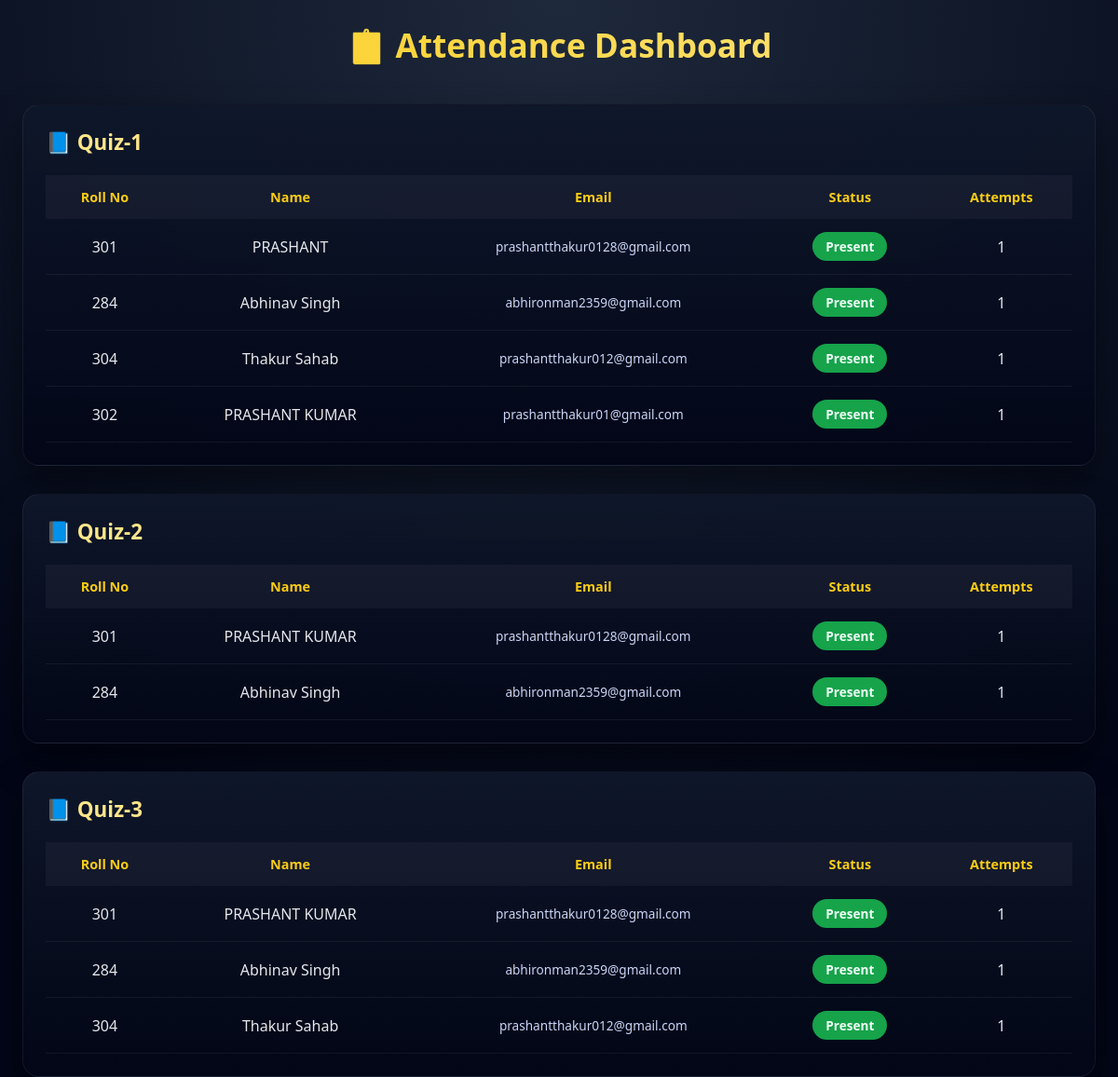
/attendance/ (signed in), run on an earlier commit of the app's database.
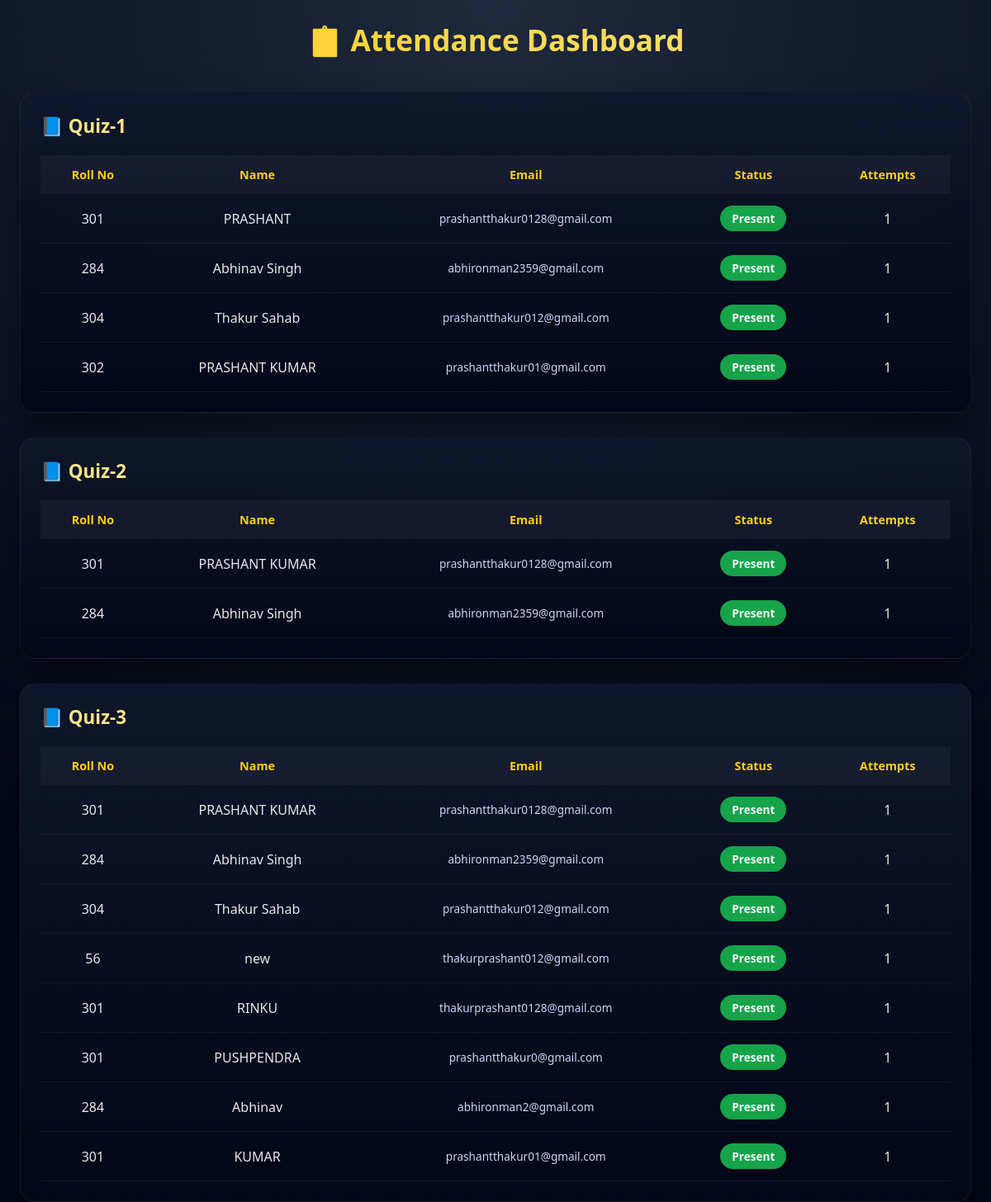
And on a later commit of the database.
### app/models.py (models this page shows, shortened)
class Quiz(models.Model):
    teacher = models.ForeignKey(settings.AUTH_USER_MODEL, on_delete=models.CASCADE)
    title = models.CharField(max_length=200)
    subject = models.CharField(max_length=100)
    description = models.TextField(blank=True, null=True)
    quiz_code = models.UUIDField(default=uuid.uuid4, unique=True, editable=False)
    time_limit = models.IntegerField(help_text="Time in minutes", null=True, blank=True)
    created_at = models.DateTimeField(auto_now_add=True)
    password = models.CharField(max_length=50, blank=True, null=True)
    num_of_qus = models.IntegerField()
    review_on = models.BooleanField(default=False)

class QuizAttempt(models.Model):
    quiz = models.ForeignKey(Quiz, on_delete=models.CASCADE, related_name='attempts')
    student_name = models.CharField(max_length=100)
    email = models.EmailField()
    roll_number = models.CharField(max_length=20)
    started_at = models.DateTimeField(auto_now_add=True)
    end_time = models.DateTimeField(null=True, blank=True)
    completed_at = models.DateTimeField(null=True, blank=True)
    score = models.IntegerField(null=True, blank=True)
    class Meta:
        unique_together = ['quiz', 'email']

### app/views.py (the view)
# urls.py: path('attendance/', views.attendance_dashboard, name='attendance_dashboard'),
@login_required
def attendance_dashboard(request):
    quizzes = Quiz.objects.filter(teacher=request.user)
    attendance_data = []
    for quiz in quizzes:
        attempts = QuizAttempt.objects.filter(quiz=quiz)
        students = {}
        for attempt in attempts:
            students[attempt.email] = {
                'name': attempt.student_name,
                'email': attempt.email,
                'roll': attempt.roll_number,
                'status': 'Present',
                'attempts': QuizAttempt.objects.filter(
                    quiz=quiz, email=attempt.email
                ).count()
            }
        attendance_data.append({
            'subject': quiz.title,
            'total_students': len(students),
            'students': students.values()
        })
    return render(request, 'app/attendance_dashboard.html', {
        'attendance_data': attendance_data
    })

### templates/app/attendance_dashboard.html (shortened to what this page needs)
{% load static %}
<!DOCTYPE html>
<html lang="en">
<head>
    <link rel="stylesheet" href="{% static 'css/attendance_dashboard.css' %}">
</head>
<body>
<div class="container">
    <h1 class="page-title">📋 Attendance Dashboard</h1>
    {% for item in attendance_data %}
    <div class="subject-card">
        <h2 class="subject-title">📘 {{ item.subject }}</h2>
        <div class="table-wrapper">
            <table>
                <thead>
                    <tr>
                        <th>Roll No</th>
                        <th>Name</th>
                        <th>Email</th>
                        <th>Status</th>
                        <th>Attempts</th>
                    </tr>
                </thead>
                <tbody>
                    {% for s in item.students %}
                    <tr>
                        <td data-label="Roll No">{{ s.roll }}</td>
                        <td data-label="Name">{{ s.name }}</td>
                        <td data-label="Email" class="email-cell">{{ s.email }}</td>
                        <td data-label="Status">
                            <span class="status present">Present</span>
                        </td>
                        <td data-label="Attempts">{{ s.attempts }}</td>
                    </tr>
                    {% endfor %}
                </tbody>
            </table>
        </div>
    </div>
    {% endfor %}
</div>
</body>
</html>

### static/css/attendance_dashboard.css (style rules this page uses)
* { margin: 0; padding: 0; box-sizing: border-box; }
html, body { width: 100%; height: 100%; font-family: 'Segoe UI', system-ui, sans-serif; }
body { background: radial-gradient(circle at top, #1e293b, #020617 75%); color: #e5e7eb; padding: 24px; }
.container { max-width: 1200px; margin: auto; }
.page-title { text-align: center; font-size: 2.2rem; font-weight: 900; margin-bottom: 40px; background: linear-gradient(90deg, #facc15, #fde68a); -webkit-background-clip: text; -webkit-text-fill-color: transparent; }
.subject-card { background: linear-gradient( 180deg, rgba(15, 23, 42, 0.95), rgba(2, 6, 23, 0.98) ); border-radius: 18px; padding: 24px; margin-bottom: 30px; border: 1px solid rgba(255,255,255,0.06); box-shadow: 0 20px 40px rgba(0,0,0,0.45); }
.subject-title { margin-bottom: 20px; font-size: 1.4rem; font-weight: 800; color: #fde68a; }
.table-wrapper { width: 100%; overflow-x: auto; -webkit-overflow-scrolling: touch; }
table { width: 100%; border-collapse: collapse; min-width: 720px; }
thead { background: rgba(255,255,255,0.04); }
th, td { padding: 14px; text-align: center; vertical-align: middle; }
th { color: #facc15; font-size: 0.9rem; font-weight: 700; }
tbody tr { border-bottom: 1px solid rgba(255,255,255,0.06); }
.status { padding: 6px 14px; border-radius: 999px; font-weight: 700; font-size: 0.85rem; display: inline-block; }
.present { background: #16a34a; color: #ecfdf5; }
.email-cell { word-break: break-all; overflow-wrap: anywhere; white-space: normal; font-size: 0.85rem; color: #cbd5f5; }

What changed in the data, as far as the page shows it:
added QuizAttempt: roll "56", name "new", email "thakurprashant012@gmail.com"
added QuizAttempt: roll "301", name "RINKU", email "thakurprashant0128@gmail.com"
added QuizAttempt: roll "301", name "PUSHPENDRA", email "prashantthakur0@gmail.com"
added QuizAttempt: roll "284", name "Abhinav", email "abhironman2@gmail.com"
added QuizAttempt: roll "301", name "KUMAR", email "prashantthakur01@gmail.com"
Also different on the page:
new list line: "Present 1 Present 1 Present 1 Present 1 Present 1"
